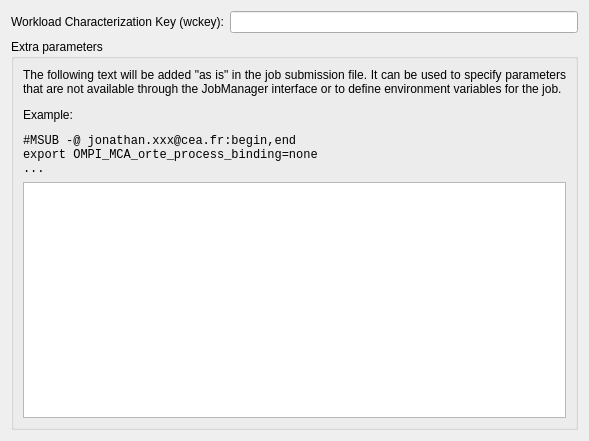
<?xml version="1.0" encoding="UTF-8"?>
<ui version="4.0">
 <class>AdvancedParametersWizardPage</class>
 <widget class="QWizardPage" name="AdvancedParametersWizardPage">
  <property name="geometry">
   <rect>
    <x>0</x>
    <y>0</y>
    <width>589</width>
    <height>441</height>
   </rect>
  </property>
  <property name="title">
   <string>Advanced Parameters</string>
  </property>
  <layout class="QVBoxLayout" name="verticalLayout_2">
   <item>
    <layout class="QFormLayout" name="formLayout">
     <item row="0" column="0">
      <widget class="QLabel" name="label">
       <property name="text">
        <string>Workload Characterization Key (wckey):</string>
       </property>
      </widget>
     </item>
     <item row="0" column="1">
      <widget class="QLineEdit" name="line_wckey"/>
     </item>
    </layout>
   </item>
   <item>
    <widget class="QGroupBox" name="groupBox">
     <property name="title">
      <string>Extra parameters</string>
     </property>
     <layout class="QVBoxLayout" name="verticalLayout">
      <item>
       <widget class="QLabel" name="label_3">
        <property name="text">
         <string>&lt;html&gt;
&lt;head&gt;
&lt;style type=&quot;text/css&quot;&gt;
.code{font-family: monospace}
&lt;/style&gt;
&lt;/head&gt;
&lt;body&gt;&lt;p align=&quot;justify&quot;&gt;The following text will be added &amp;quot;as is&amp;quot; in the job submission file. It can be used to specify parameters that are not available through the JobManager interface or to define environment variables for the job.&lt;/p&gt;
&lt;p&gt;Example:&lt;/p&gt;
&lt;div class=&quot;code&quot;&gt;#MSUB -@ jonathan.xxx@cea.fr:begin,end&lt;br/&gt;
export OMPI_MCA_orte_process_binding=none&lt;br/&gt;
...&lt;/div&gt;&lt;/body&gt;&lt;/html&gt;</string>
        </property>
        <property name="wordWrap">
         <bool>true</bool>
        </property>
       </widget>
      </item>
      <item>
       <widget class="QPlainTextEdit" name="text_extra_params">
        <property name="font">
         <font>
          <family>Monospace</family>
         </font>
        </property>
       </widget>
      </item>
     </layout>
    </widget>
   </item>
  </layout>
 </widget>
 <resources/>
 <connections/>
</ui>
